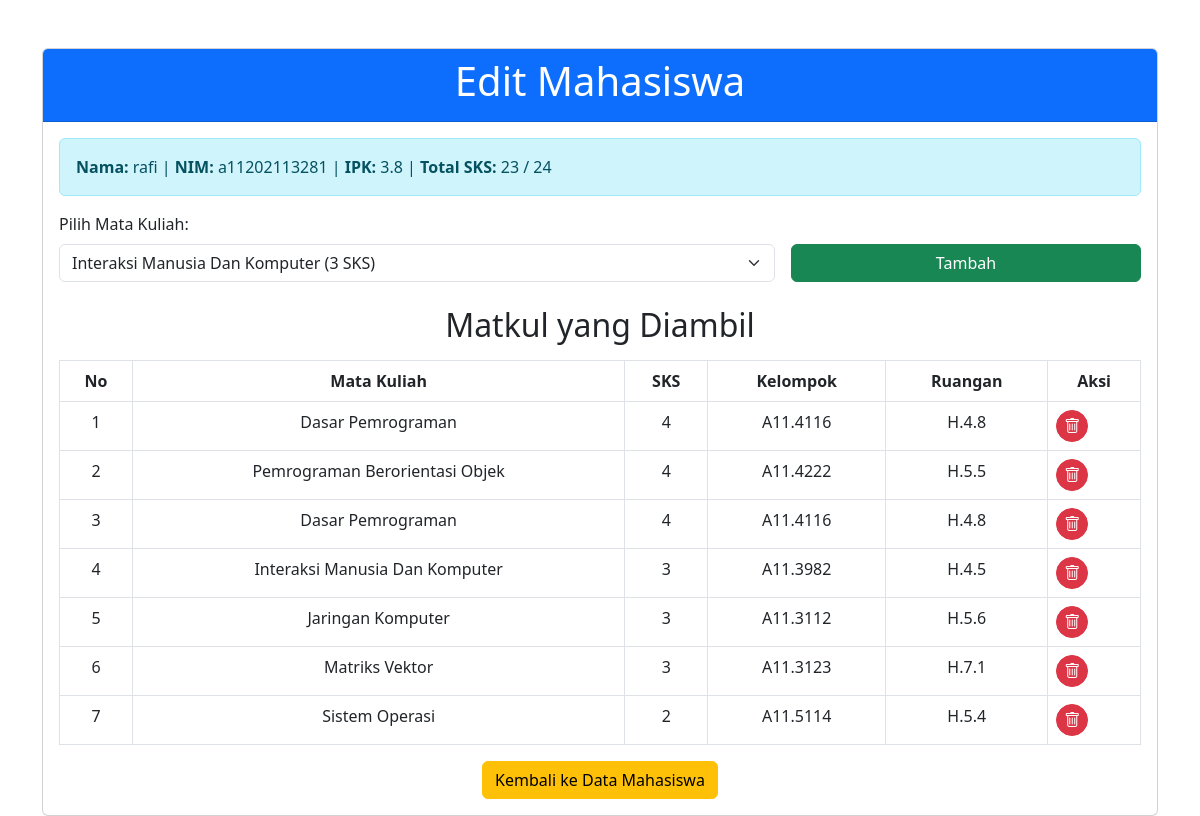
The page /edit_mhs.php?id=3 on the database its author committed.
### tables this page shows
CREATE TABLE `inputmhs` (
  `id` int(11) NOT NULL,
  `namaMhs` varchar(255) NOT NULL,
  `nim` varchar(15) NOT NULL,
  `ipk` float NOT NULL,
  `sks` int(11) NOT NULL,
  `matakuliah` text DEFAULT NULL
);

CREATE TABLE `jwl_mhs` (
  `id` int(11) NOT NULL,
  `mhs_id` int(11) NOT NULL,
  `matakuliah` varchar(255) NOT NULL,
  `sks` int(11) NOT NULL,
  `kelp` varchar(50) DEFAULT NULL,
  `ruangan` varchar(50) DEFAULT NULL
);

### edit_mhs.php (the view, shortened to what this page needs)
<?php
include 'koneksi.php';
$idMhs = $_GET['id'];
$queryMhs = "SELECT * FROM inputmhs WHERE id = ?";
$stmtMhs = $conn->prepare($queryMhs);
$stmtMhs->bind_param("i", $idMhs);
$stmtMhs->execute();
$resultMhs = $stmtMhs->get_result();
$dataMhs = $resultMhs->fetch_assoc();
$ipk = floatval($dataMhs['ipk']);
$maxSKS = $ipk < 3 ? 20 : 24;
$queryTotalSKS = "SELECT SUM(sks) AS total_sks FROM jwl_mhs WHERE mhs_id = ?";
$stmtTotalSKS = $conn->prepare($queryTotalSKS);
$stmtTotalSKS->bind_param("i", $idMhs);
$stmtTotalSKS->execute();
$resultTotalSKS = $stmtTotalSKS->get_result();
$rowTotalSKS = $resultTotalSKS->fetch_assoc();
$totalSKS = $rowTotalSKS['total_sks'] ?? 0;
$queryMatkul = "SELECT * FROM jwl_matakuliah";
$resultMatkul = $conn->query($queryMatkul);
$queryKrs = "SELECT * FROM jwl_mhs WHERE mhs_id = ?";
$stmtKrs = $conn->prepare($queryKrs);
$stmtKrs->bind_param("i", $idMhs);
$stmtKrs->execute();
$resultKrs = $stmtKrs->get_result();
?>
<!DOCTYPE html>
<html lang="en">
<head>
    <link href="https://cdn.jsdelivr.net/npm/bootstrap@5.3.0-alpha1/dist/css/bootstrap.min.css" rel="stylesheet">
</head>
<body>
    <div class="container mt-5">
        <div class="card">
            <div class="card-header bg-primary text-white text-center">
                <h1>Edit Mahasiswa</h1>
            </div>
            <div class="card-body">
                <div class="alert alert-info">
                    <strong>Nama:</strong> <?php echo $dataMhs['namaMhs']; ?> |
                    <strong>NIM:</strong> <?php echo $dataMhs['nim']; ?> |
                    <strong>IPK:</strong> <?php echo $dataMhs['ipk']; ?> |
                    <strong>Total SKS:</strong> <?php echo $totalSKS; ?> / <?php echo $maxSKS; ?>
                </div>
                <form method="POST" class="mb-4">
                    <div class="row g-3">
                        <div class="col-md-8">
                            <label for="id_matkul" class="form-label">Pilih Mata Kuliah:</label>
                            <select id="id_matkul" name="id_matkul" class="form-select" required>
                                <?php while ($rowMatkul = $resultMatkul->fetch_assoc()) { ?>
                                    <option value="<?php echo $rowMatkul['id']; ?>">
                                        <?php echo $rowMatkul['matakuliah']; ?> (<?php echo $rowMatkul['sks']; ?> SKS)
                                    </option>
                                <?php } ?>
                            </select>
                        </div>
                        <div class="col-md-4 d-flex align-items-end">
                            <button type="submit" class="btn btn-success w-100">Tambah</button>
                        </div>
                    </div>
                </form>
                <h2 class="text-center mb-3">Matkul yang Diambil</h2>
                <table class="table table-bordered text-center">
                    <thead>
                        <tr>
                            <th>No</th>
                            <th>Mata Kuliah</th>
                            <th>SKS</th>
                            <th>Kelompok</th>
                            <th>Ruangan</th>
                            <th>Aksi</th>
                        </tr>
                    </thead>
                    <tbody>
                        <?php
                        $no = 1;
                        while ($dataMatkul = $resultKrs->fetch_assoc()) {
                        ?>
                            <tr>
                                <td><?php echo $no++; ?></td>
                                <td><?php echo $dataMatkul['matakuliah']; ?></td>
                                <td><?php echo $dataMatkul['sks']; ?></td>
                                <td><?php echo $dataMatkul['kelp']; ?></td>
                                <td><?php echo $dataMatkul['ruangan']; ?></td>
                                <td>
                                    <a href="edit_mhs.php?id=<?php echo $idMhs; ?>&hapus=<?php echo $dataMatkul['id']; ?>" class="btn btn-danger btn-icon" onclick="return confirm('Yakin ingin menghapus mata kuliah ini?');">
                                        <i class="bi bi-trash"></i>
                                    </a>
                                </td>
                            </tr>
                        <?php } ?>
                    </tbody>
                </table>
                <div class="text-center mt-3">
                    <a href="index.php" class="btn btn-warning">Kembali ke Data Mahasiswa</a>
                </div>
            </div>
        </div>
    </div>
    <link rel="stylesheet" href="https://cdn.jsdelivr.net/npm/bootstrap-icons/font/bootstrap-icons.css">
</body>
</html>

### edit_mhs.php (style rules this page uses)
.table thead { background-color: #4682B4; color: white; }
.table tbody tr:nth-child(odd) { background-color: #F0F8FF; }
.table tbody tr:nth-child(even) { background-color: #E8F4FA; }
.btn-icon { display: flex; align-items: center; justify-content: center; padding: 0.375rem; width: 32px; height: 32px; border-radius: 50%; }

### rows shown on the page
inputmhs: namaMhs "rafi", nim "a11202113281", ipk "3.8", ipk "24"
jwl_mhs: matakuliah "Dasar Pemrograman", sks "4", kelp "A11.4116", ruangan "H.4.8"
jwl_mhs: matakuliah "Pemrograman Berorientasi Objek", sks "4", kelp "A11.4222", ruangan "H.5.5"
jwl_mhs: matakuliah "Dasar Pemrograman", sks "4", kelp "A11.4116", ruangan "H.4.8"
jwl_mhs: matakuliah "Interaksi Manusia Dan Komputer", sks "3", kelp "A11.3982", ruangan "H.4.5"
jwl_mhs: matakuliah "Jaringan Komputer", sks "3", kelp "A11.3112", ruangan "H.5.6"
jwl_mhs: matakuliah "Matriks Vektor", sks "3", kelp "A11.3123", ruangan "H.7.1"
jwl_mhs: matakuliah "Sistem Operasi", sks "2", kelp "A11.5114", ruangan "H.5.4"

### other values the page prints
$totalSKS "23"
form field id_matkul "Interaksi Manusia Dan Komputer (3 SKS)"
